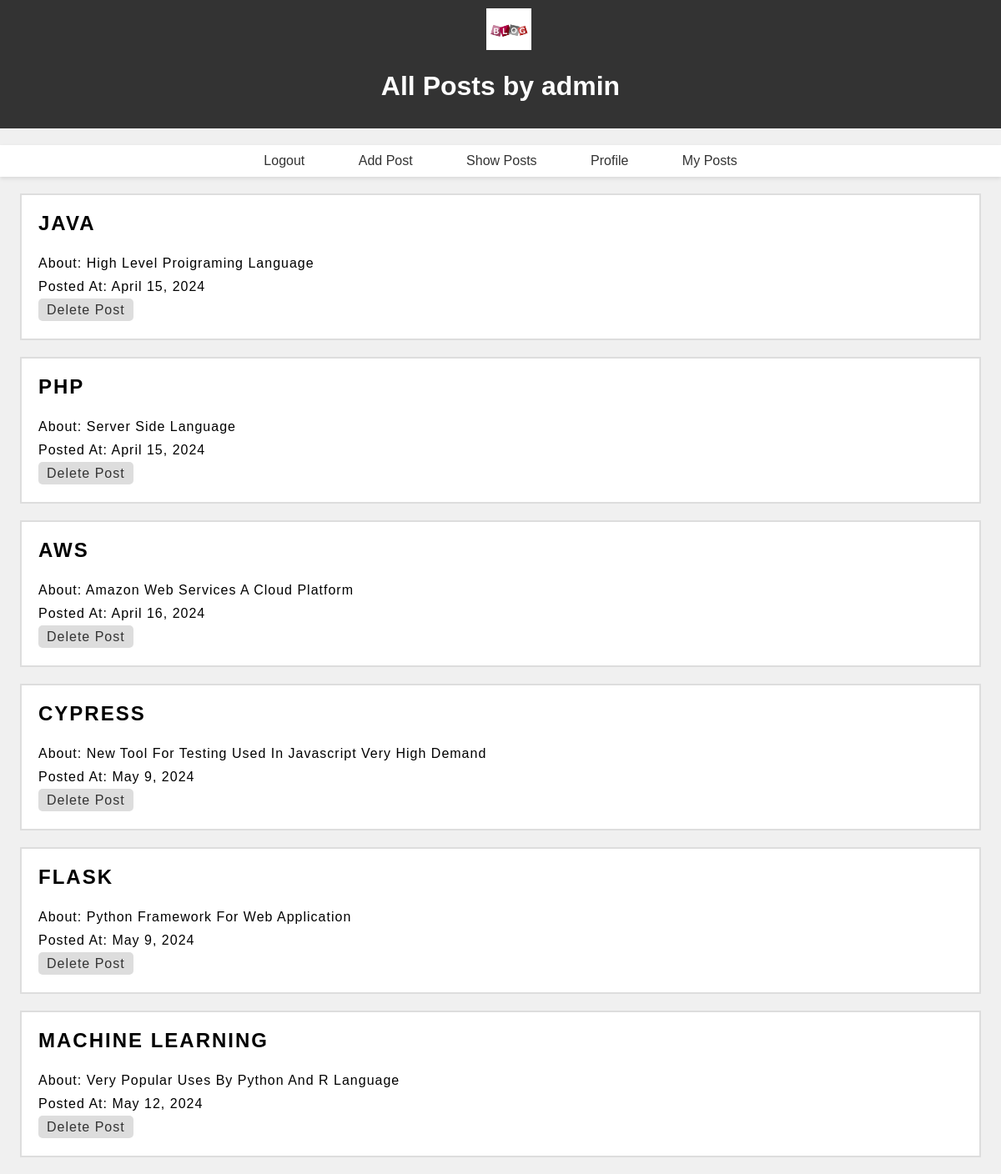
The page /mypost/ (signed in) on the database its author committed.
### a1/models.py (models this page shows)
class Blog(models.Model):
    title=models.CharField(max_length=100)
    description=models.TextField()
    postedat=models.DateField()
    postby=models.CharField(max_length=100)
    likecount=models.IntegerField()

### a1/views.py (the view)
# urls.py: path('mypost/',views.mypost,name='mypost'),
def mypost(request):
    if request.user.is_authenticated:
        allpost=Blog.objects.filter(postby=request.user)
        return render(request,"a1/mypost.html",{"posts":allpost})
    return HttpResponseRedirect("/login/")

### a1/templates/a1/mypost.html (shortened to what this page needs)
{%load static%}
<!DOCTYPE html>
<html lang="en">
<head>
</head>
<body>
    <header>
        <img src="{%static 'images/login.png'%}" alt="Logo">
        <h1>All Posts by {{ request.user }}</h1>
    </header>
    <nav>
        {% if request.user.is_authenticated %}
        <a href="{% url 'logout' %}">Logout</a>
        <a href="{% url 'addpost' %}">Add Post</a>
        <a href="{% url 'showpost' %}">Show Posts</a>
        <a href="{% url 'profile' %}">Profile</a>
        <a href="{% url 'mypost' %}">My Posts</a>
        {% else %}
        <a href="{% url 'register' %}">Register</a>
        <a href="{% url 'login' %}">Login</a>
        {% endif %}
    </nav>
    <div class="animated">
        {% for post in posts %}
        <div class="post-container">
            <div class="post-title">{{ post.title }}</div>
            <div class="post-details">
                <div class="post-detail">About: {{ post.description }}</div>
                <div class="post-detail">Posted At: {{ post.postedat }}</div>
                <div class="post-detail"><a href="{% url 'delpost' post.id %}" class="delete-post-link">Delete Post</a></div>
            </div>
        </div>
        {% endfor %}
    </div>
</body>
</html>

### a1/templates/a1/mypost.html (style rules this page uses)
body { font-family: Arial, sans-serif; background-color: #f0f0f0; margin: 0; padding: 0; }
header { background-color: #333; color: #fff; padding: 10px 0; text-align: center; position: sticky; top: 0; z-index: 1000; }
header img { height: 50px; margin-left: 20px; }
nav { text-align: center; margin-top: 20px; position: sticky; top: 170px; z-index: 1000; background-color: #fff; padding: 10px 0; box-shadow: 0 2px 5px rgba(0, 0, 0, 0.1); }
nav a { color: #333; text-decoration: none; padding: 10px 20px; margin: 0 10px; border-radius: 5px; background-color: #fff; transition: background-color 0.3s ease; }
.animated { animation: fadeInUp 1s ease; }
.post-container { background-color: #fff; border: 2px solid #ddd; margin: 20px 2%; padding: 20px; display: flex; flex-direction: column; align-items: flex-start; }
.post-title { text-transform: uppercase; letter-spacing: 2px; font-weight: bold; font-size: 24px; margin-bottom: 10px; }
.post-details { display: flex; flex-direction: column; align-items: flex-start; margin-top: 10px; }
.post-detail { text-transform: capitalize; letter-spacing: 1px; margin: 5px 0; }
.delete-post-link { text-decoration: none; color: #333; background-color: #ddd; padding: 5px 10px; border-radius: 5px; transition: background-color 0.3s ease; }

### rows shown on the page
Blog: title "JAVA", description "High Level Proigraming Language", postedat "April 15, 2024"
Blog: title "PHP", description "Server Side Language", postedat "April 15, 2024"
Blog: title "AWS", description "Amazon Web Services A Cloud Platform", postedat "April 16, 2024"
Blog: title "CYPRESS", description "New Tool For Testing Used In Javascript Very High Demand", postedat "May 9, 2024"
Blog: title "FLASK", description "Python Framework For Web Application", postedat "May 9, 2024"
Blog: title "MACHINE LEARNING", description "Very Popular Uses By Python And R Language", postedat "May 12, 2024"

### other values the page prints
{{ request.user }} "admin"
